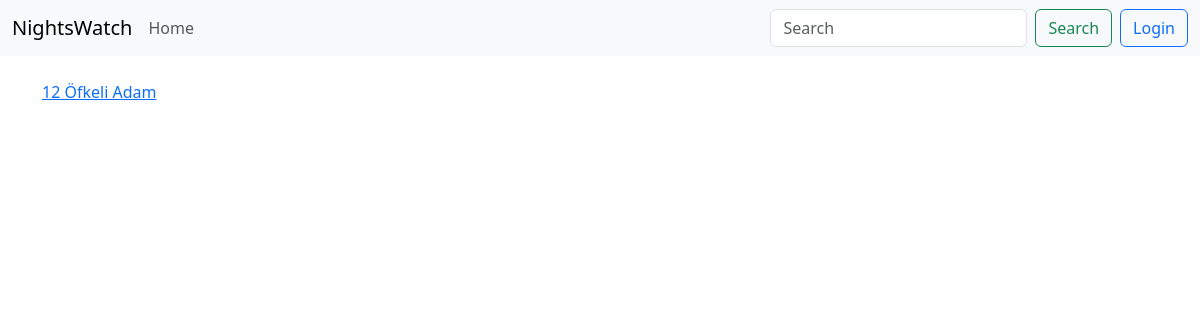
The app's page /, older data.
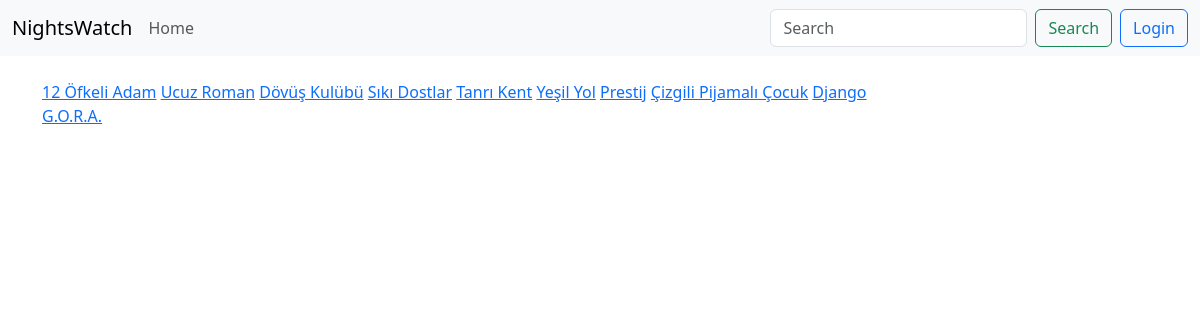
The same page, newer data.
### moviedb/models/movie.py (models this page shows, shortened)
class Movie(models.Model):
    name = models.CharField(max_length=50)
    rating = models.DecimalField(max_digits=2, decimal_places=1)
    photo_url = models.URLField()
    trailer_url = models.URLField()
    genres = models.ManyToManyField(Genre)
    release_date = models.DateField()
    duration = models.DurationField()
    directors = models.TextField()
    cast = models.TextField()
    description = models.TextField(max_length=1000)

### moviedb/views/movie.py (the view)
def index(request):
    movies = Movie.objects.all()
    return render(request, "movie_list.html", {
        'movies': movies
    })

### moviedb/templates/movie_list.html
{% extends 'base_navbar.html' %} {% block content %}
<div>
  {% for movie in movies %}
  <a href="{% url 'movie_detail' movie.id %}">{{ movie.name }}</a>
  {% endfor %}
</div>
{% endblock content %}

### moviedb/templates/base_navbar.html (shortened to what this page needs)
{% extends 'base.html' %} {% block container %} {% include 'navbar.html' %}
<div class="container">
  <div class="col-9">{% block content %} {% endblock content %}</div>
</div>
{% endblock container %}

### moviedb/templates/base.html (shortened to what this page needs)
{% load bootstrap5 %}
<html>
  <head>
    {% bootstrap_css %} {% bootstrap_javascript %} {% bootstrap_messages %}
  </head>
  <body>
    {% block container %} {% endblock container %}
  </body>
</html>

### moviedb/templates/navbar.html
<nav class="navbar navbar-light bg-light mb-4">
  <div class="container-fluid">
    <a class="navbar-brand" href="/">NightsWatch</a>
    <ul class="navbar-nav me-auto mb-2 mb-lg-0">
      <li class="nav-item">
        <a class="nav-link" href="/">Home</a>
      </li>
    </ul>
    <form class="d-flex m-0 pe-2">
      <input
        class="form-control me-2"
        type="search"
        placeholder="Search"
        aria-label="Search"
      />
      <button class="btn btn-outline-success" type="submit">Search</button>
    </form>
    {% include 'user_badge.html' %}
  </div>
</nav>

### moviedb/templates/user_badge.html
{% if request.user.is_authenticated %}
<span class="nav-item badge bg-primary align-self-center me-2">
  {{ request.user }}
</span>
<a
  class="nav-item btn btn-outline-danger"
  href="{% url 'logout' %}?next={{ request.path }}"
  >Logout</a
{% else %}
<a
  class="nav-item btn btn-outline-primary"
  href="{% url 'login' %}?next={{ request.path }}"
  >Login</a
>
{% endif %}

Row changes from the older to the newer data that the page shows:
added Movie: name "Ucuz Roman"
added Movie: name "Dövüş Kulübü"
added Movie: name "Sıkı Dostlar"
added Movie: name "Tanrı Kent"
added Movie: name "Yeşil Yol"
added Movie: name "Prestij"
added Movie: name "Çizgili Pijamalı Çocuk"
added Movie: name "Django"
added Movie: name "G.O.R.A."
